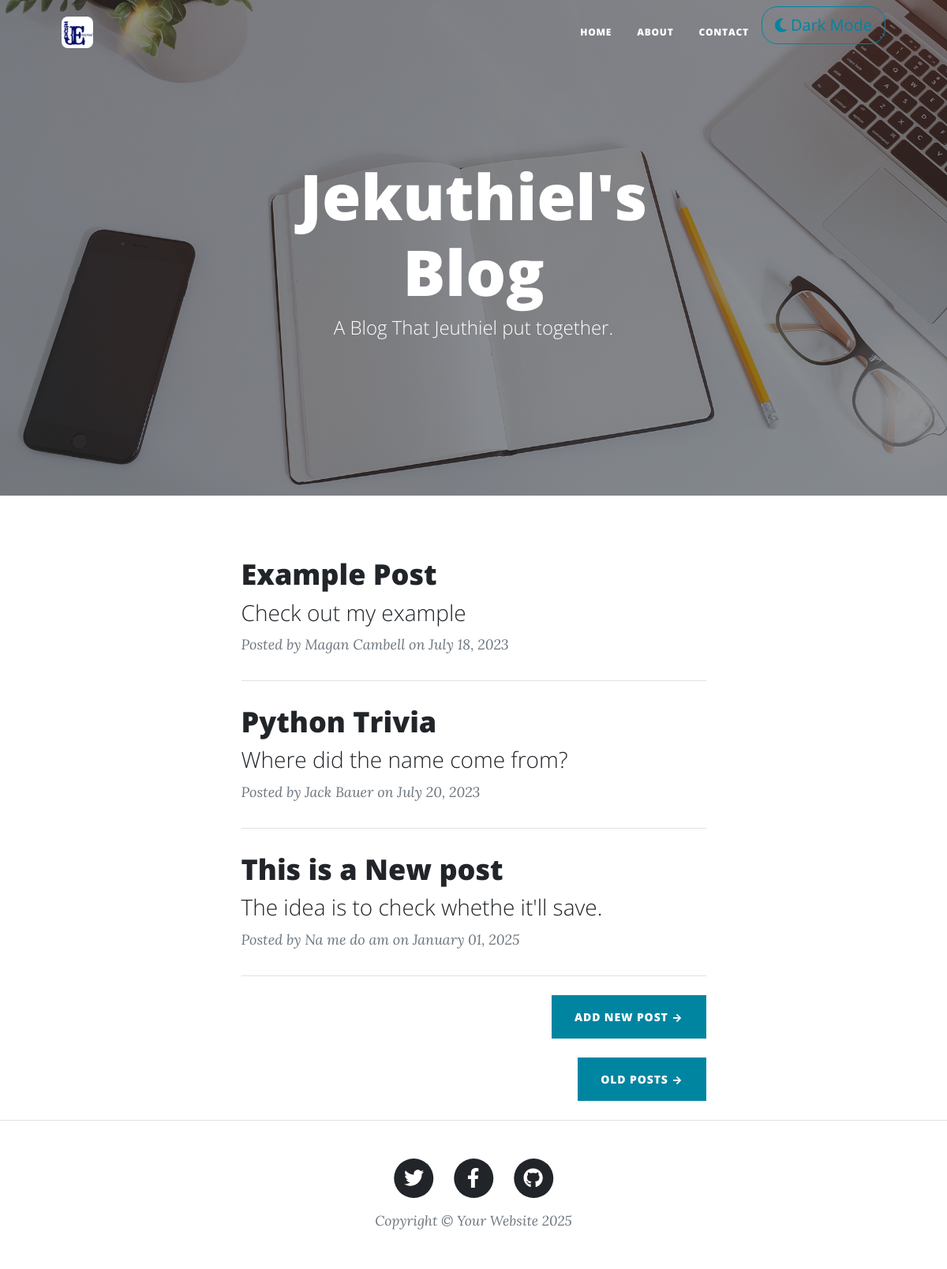
The page / on the database its author committed.
### server.py (models this page shows)
class BlogPost(db.Model):
    id: Mapped[int] = mapped_column(Integer, primary_key=True)
    title: Mapped[str] = mapped_column(String(250), unique=True, nullable=False)
    subtitle: Mapped[str] = mapped_column(String(250), nullable=False)
    date: Mapped[str] = mapped_column(String(250), nullable=False)
    body: Mapped[str] = mapped_column(Text, nullable=False)
    author: Mapped[str] = mapped_column(String(250), nullable=False)
    img_url: Mapped[str] = mapped_column(String(250), nullable=False)

### server.py (the view)
@app.route('/')
def index():
    result = db.session.execute(db.select(BlogPost))
    post = result.scalars().all()
    current_year = datetime.datetime.now().year
    return render_template('index.html', post=post, year=current_year)

### templates/index.html (shortened to what this page needs)
<!DOCTYPE html>
<html lang="en" >
    <head>
        <link href="{{ url_for('static', filename='css/styles.css') }}" rel="stylesheet" />
    </head>
    <body>
        {% include 'header.html' %}
        <header class="masthead" style="background-image: url('/static/assets/img/home-bg.jpg')">
            <div class="container position-relative px-4 px-lg-5">
                <div class="row gx-4 gx-lg-5 justify-content-center">
                    <div class="col-md-10 col-lg-8 col-xl-7">
                        <div class="site-heading">
                            <h1>Jekuthiel's Blog</h1>
                            <span class="subheading">A Blog That Jeuthiel put together.</span>
                        </div>
                    </div>
                </div>
            </div>
        </header>
        <div class="container px-4 px-lg-5">
            <div class="row gx-4 gx-lg-5 justify-content-center">
                <div class="col-md-10 col-lg-8 col-xl-7">
                        {% for post in post %}
                            <div class="post-preview">
                                    <a href="{{ url_for('show_post', post_id=post.id) }}">
                                    <h2 class="post-title">{{ post.title }}</h2>
                                    <h3 class="post-subtitle">{{ post.subtitle }}</h3>
                                </a>
                                <p class="post-meta">Posted by {{ post.author }} on {{ post.date }}</p>
                            </div>
                            <hr class="my-4" />
                        {% endfor %}
                    <div class="d-flex justify-content-end mb-4"><a class="btn btn-primary text-uppercase" href="{{ url_for('add_post') }}">Add New Post →</a></div>
                    <div class="d-flex justify-content-end mb-4"><a class="btn btn-primary text-uppercase" href="#">Old Posts →</a></div>
                </div>
            </div>
        </div>
        {% include 'footer.html' %}
    </body>
</html>

### templates/header.html (shortened to what this page needs)
<header>
        <nav class="navbar navbar-expand-lg navbar-light" id="mainNav">
            <div class="container px-4 px-lg-5">
        <a class="navbar-brand" href="{{ url_for('index') }}">
            <img class="circular-logo" src="{{ url_for('static', filename='assets/img/logo.png') }}" alt="Your Website Logo" height="30"> </a>
                <div class="collapse navbar-collapse" id="navbarResponsive">
                    <ul class="navbar-nav ms-auto py-4 py-lg-0">
                        <li class="nav-item"><a class="nav-link px-lg-3 py-3 py-lg-4" href="{{ url_for('index') }}">Home</a></li>
                        <li class="nav-item"><a class="nav-link px-lg-3 py-3 py-lg-4" href="{{ url_for('about') }}">About</a></li>
                        <li class="nav-item"><a class="nav-link px-lg-3 py-3 py-lg-4" href="{{ url_for('contact') }}">Contact</a></li>
                        <li><button class="theme-switch-wrapper" id="darkModeToggle">
                                <span class="theme-switch">
                                    <i class="fas fa-moon"></i>
                                    Dark Mode
                                </span>
                            </button>
                        </li>
                    </ul>
                </div>
            </div>
        </nav>
</header>

### templates/footer.html
        <footer class="border-top">
            <div class="container px-4 px-lg-5">
                <div class="row gx-4 gx-lg-5 justify-content-center">
                    <div class="col-md-10 col-lg-8 col-xl-7">
                        <ul class="list-inline text-center">
                            <li class="list-inline-item">
                                <a href="#!">
                                    <span class="fa-stack fa-lg">
                                        <i class="fas fa-circle fa-stack-2x"></i>
                                        <i class="fab fa-twitter fa-stack-1x fa-inverse"></i>
                                    </span>
                                </a>
                            </li>
                            <li class="list-inline-item">
                                <a href="#!">
                                    <span class="fa-stack fa-lg">
                                        <i class="fas fa-circle fa-stack-2x"></i>
                                        <i class="fab fa-facebook-f fa-stack-1x fa-inverse"></i>
                                    </span>
                                </a>
                            </li>
                            <li class="list-inline-item">
                                <a href="#!">
                                    <span class="fa-stack fa-lg">
                                        <i class="fas fa-circle fa-stack-2x"></i>
                                        <i class="fab fa-github fa-stack-1x fa-inverse"></i>
                                    </span>
                                </a>
                            </li>
                        </ul>
                        <div class="small text-center text-muted fst-italic">Copyright &copy; Your Website {{ year }}</div>
                    </div>
                </div>
            </div>
        </footer>

### rows shown on the page
BlogPost: title "Example Post", subtitle "Check out my example", author "Magan Cambell", date "July 18, 2023"
BlogPost: title "Python Trivia", subtitle "Where did the name come from?", author "Jack Bauer", date "July 20, 2023"
BlogPost: title "This is a New post", subtitle "The idea is to check whethe it'll save.", author "Na me do am", date "January 01, 2025"
